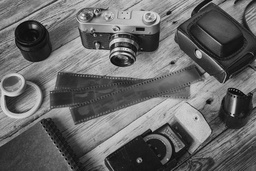
#> input picture images/table.jpg, 256 x 171 px, shrunk from 1300 x 867 before the run
$ jupyter execute contrast-streching.ipynb
#> lines starting #> are read from the running program, lines starting #| are printed output that depends on the picture; after the words box and inside, x2 and y2 are one past the last pixel; in counts of white or black regions, pixels touching at a corner belong together
[cell 1]
import cv2
import numpy as np
import matplotlib.pyplot as plt
import warnings
warnings.filterwarnings('ignore')

### Contrasting a Image

[cell 2]
image = cv2.imread('../images/table.jpg')
#> image is the input picture: shape (171, 256, 3); min 0, max 235, mean 103.4

[cell 3]
plt.imshow(image);

[cell 4]
def contrast_streching(r1, s1, r2, s2, pixel_value):
    if 0 <= pixel_value and pixel_value < r1:
        return pixel_value * (s1/r1)
    elif r1 <= pixel_value and pixel_value < r2:
        return ((s2 - s1)/(r2 - r1)) * (pixel_value - r1) + s1
    else:
        return ((255 - s2)/(255 - r2)) * (pixel_value - r2) + s2

[cell 5]
# Define parameters.
r1 = 100
s1 = 0
r2 = 230
s2 = 255


contrast_streched_image = np.vectorize(contrast_streching)(r1, s1, r2, s2, image)
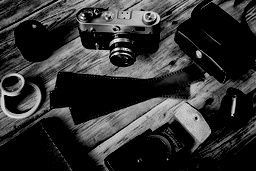
#> contrast_streched_image: shape (171, 256, 3) float64; min 0, max 255, mean 49.1
plt.imshow(contrast_streched_image);
cv2.imwrite('contrast_house.jpg', contrast_streched_image)
#> Out = True
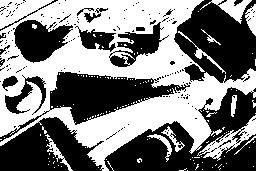
#> shown: shape (171, 256, 3) float64; values 0 (black) and 1 (white), 49.2% white; 132 white regions (120 under 20 px), largest, box (x1, y1, x2, y2) and area: (0, 0, 256, 171) 19053, (197, 115, 256, 161) 695, (200, 0, 252, 24) 425

[cell 6]
cv2.imwrite('contrast_table.jpg', contrast_streched_image)
#> Out = True

### Making Background image white

[cell 7]
image = cv2.imread('../images/house.jpg')
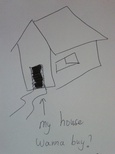
#> input picture images/house.jpg, 115 x 154 px, shrunk from 585 x 780 before the run
#> image is the input picture: shape (154, 115, 3); mean B, G, R 146.9, 146.8, 145.4

r1 = 100
s1 = 0
r2 = 120
s2 = 255

contrast_streched_image = np.vectorize(contrast_streching)(r1, s1, r2, s2, image)
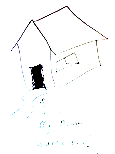
#> contrast_streched_image: shape (154, 115, 3) float64; mean B, G, R 248.6, 248.4, 248.1
plt.imshow(contrast_streched_image)
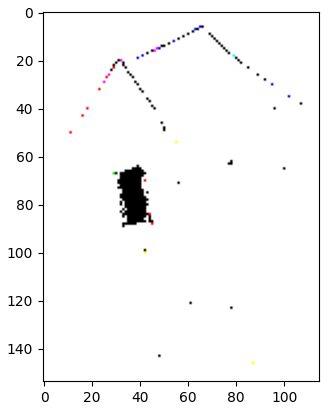
#> figure drawn by matplotlib, 1 panel; B, G, R data is drawn as R, G, B

[cell 8]
cv2.imwrite('contrast_house.jpg', contrast_streched_image)
#> Out = True
